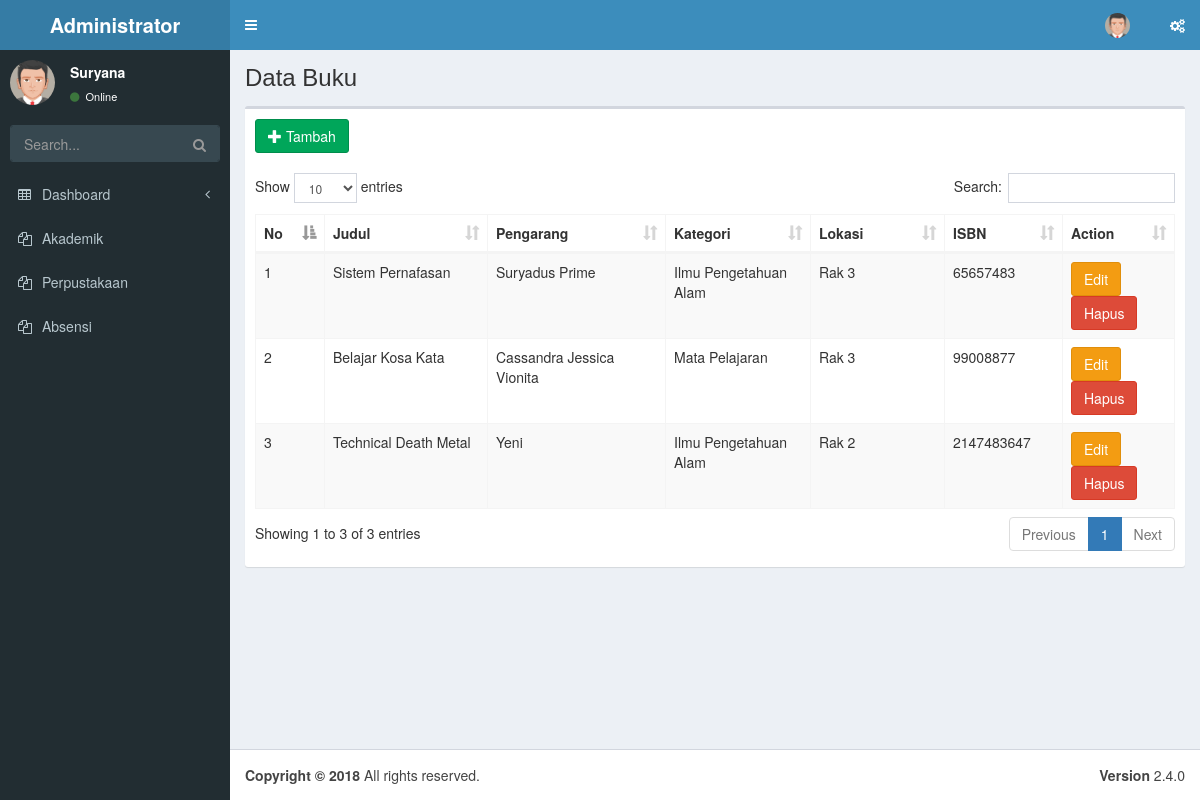
The page /index.php/perpustakaan/buku on the database its author committed.
### tables this page shows
CREATE TABLE `buku` (
  `id_buku` int(10) NOT NULL AUTO_INCREMENT,
  `judul` varchar(100) DEFAULT NULL,
  `pengarang` varchar(100) DEFAULT NULL,
  `id_kategori` int(10) DEFAULT NULL,
  `id_lokasi` int(10) DEFAULT NULL,
  `isbn` int(10) DEFAULT NULL,
  PRIMARY KEY (`id_buku`),
  KEY `FK_buku_kategori` (`id_kategori`),
  KEY `FK_buku_lokasi` (`id_lokasi`),
  CONSTRAINT `FK_buku_kategori` FOREIGN KEY (`id_kategori`) REFERENCES `kategori` (`id_kategori`) ON UPDATE NO ACTION,
  CONSTRAINT `FK_buku_lokasi` FOREIGN KEY (`id_lokasi`) REFERENCES `lokasi` (`id_lokasi`) ON UPDATE NO ACTION
);

CREATE TABLE `kategori` (
  `id_kategori` int(50) NOT NULL AUTO_INCREMENT,
  `kategori` varchar(50) DEFAULT NULL,
  `buku` int(10) DEFAULT NULL,
  `berita` int(10) DEFAULT NULL,
  `ebook` int(10) DEFAULT NULL,
  PRIMARY KEY (`id_kategori`)
);

CREATE TABLE `lokasi` (
  `id_lokasi` int(10) NOT NULL AUTO_INCREMENT,
  `lokasi` varchar(10) DEFAULT NULL,
  PRIMARY KEY (`id_lokasi`)
);

### application/libraries/template.php (called while the page is built)
<?php
class Template{
    protected $_CI;
    function __construct(){
        $this->_CI=&get_instance();
    }
    function display($template,$data=null){
        $data['_content']=$this->_CI->load->view($template,$data,true);
        $data['_sidebar']=$this->_CI->load->view('template/sidebar',$data,true);
		$data['_footer']=$this->_CI->load->view('template/footer',$data,true);
        $this->_CI->load->view('template.php',$data);
    }
}

### application/controllers/perpustakaan/buku.php (called while the page is built, shortened)
<?php
class buku extends CI_Controller{
	public function index()
	{
		$data['buku'] = $this->buku_model->get_all_buku();
		$data['kategori'] = $this->buku_model->get_kategori();
		$data['lokasi'] = $this->buku_model->get_lokasi();
		$this->template->display('perpustakaan/buku_view', $data);
	}
}

### index.php (called while the page is built, shortened)
<?php
require_once BASEPATH.'core/CodeIgniter.php';

### application/models/perpustakaan/buku_model.php (called while the page is built, shortened)
<?php
class buku_model extends CI_Model{
	public function get_all_buku()
	{
		$this->db->from('buku');
		$this->db->join('kategori', 'kategori.id_kategori = buku.id_kategori', 'left');
		$this->db->join('lokasi', 'lokasi.id_lokasi = buku.id_lokasi', 'left');
		$query = $this->db->get();
		return $query->result();
	}
	public function get_kategori()
	{
		$this->db->from('kategori');
		$query = $this->db->get();
		return $query->result();
	}
	public function get_lokasi()
	{
		$this->db->from('lokasi');
		$query = $this->db->get();
		return $query->result();
	}
}

### application/views/perpustakaan/buku_view.php (the view, shortened to what this page needs)
<section class="content-header">
      		<h1>Data Buku</h1>
    	</section>
    	<section class="content">
      		<div class="row">
        		<div class="col-xs-12">
          			<div class="box">
            			<div class="box-body">
						<div class="table-responsive">
              				<button class="btn btn-success" onClick="tambah_buku()"><i class="glyphicon glyphicon-plus"></i> Tambah</button>
    						<br />
    						<br />
    						<table id="table_id" class="table table-striped table-bordered" cellspacing="0" width="100%">
      							<thead>
        							<tr>
          								<th width="53">No</th>
          								<th width="279">Judul</th>
          								<th width="276">Pengarang</th>
          								<th width="198">Kategori</th>
										<th width="198">Lokasi</th>
          								<th width="127">ISBN</th>
          								<th width="145" style="width:125px;">Action</th>
       								</tr>
      							</thead>
      							<tbody>
      							<?php
								$no = 1;
      							foreach($buku as $bukus) {
      							?>
             						<tr>
                						<td><?php echo $no++ ?></td>
                						<td><?php echo $bukus->judul; ?></td>
                						<td><?php echo $bukus->pengarang; ?></td>
                						<td><?php echo $bukus->kategori; ?></td>
										<td><?php echo $bukus->lokasi; ?></td>
                						<td><?php echo $bukus->isbn; ?></td>
                						<td><button class="btn btn-warning" onClick="edit_buku(<?php echo $bukus->id_buku; ?>)">Edit</button>&nbsp;<button class="btn btn-danger" onClick="hapus_buku(<?php echo $bukus->id_buku; ?>)">Hapus</button></td>
              						</tr>
          						<?php } ?>
      							</tbody>
    						</table>
            			</div>
						</div>
					</div>
				</div>
			</div>
		</section>

### application/views/template/sidebar.php (shortened to what this page needs)
<section class="sidebar">
      <div class="user-panel">
            <div class="pull-left image">
                <img src="<?php echo base_url('assets/dist/img/avatar5.png'); ?>" class="img-circle" alt="User Image">
            </div>
            <div class="pull-left info">
                <p>Suryana</p>
                <a href="#"><i class="fa fa-circle text-success"></i> Online</a>
            </div>
          </div>
      <form action="#" method="get" class="sidebar-form">
            <div class="input-group">
                <input type="text" name="q" class="form-control" placeholder="Search...">
                    <span class="input-group-btn">
                      <button type="submit" name="search" id="search-btn" class="btn btn-flat"><i class="fa fa-search"></i></button>
                    </span>
            </div>
          </form>
      <ul class="sidebar-menu" data-widget="tree">
        <li class="treeview">
          <a href="#">
            <i class="fa fa-table"></i> <span>Dashboard</span>
              <span class="pull-right-container">
                <i class="fa fa-angle-left pull-right"></i>
              </span>
          </a>
        </li>
        <li class="treeview">
          <a href="#">
            <i class="fa fa-files-o"></i>
            <span>Akademik</span>
          </a>
        </li>
        <li class="treeview">
          <a href="#">
            <i class="fa fa-files-o"></i>
            <span>Perpustakaan</span>
          </a>
        </li>
		<li class="treeview">
          <a href="#">
            <i class="fa fa-files-o"></i>
            <span>Absensi</span>
          </a>
        </li>
      </ul>
    </section>

### application/views/template/footer.php
<div class="pull-right hidden-xs">
      		<b>Version</b> 2.4.0
    	</div>
    	<strong>Copyright &copy; 2018</strong> All rights reserved.

### application/views/template.php (shortened to what this page needs)
<!DOCTYPE html>
<html>
    <head>
    <link rel="stylesheet" href="https://cdnjs.cloudflare.com/ajax/libs/font-awesome/4.5.0/css/font-awesome.min.css">
    <link rel="stylesheet" href="https://cdnjs.cloudflare.com/ajax/libs/ionicons/2.0.1/css/ionicons.min.css">
    <link rel="stylesheet" href="<?php echo base_url('assets/bootstrap/css/bootstrap.min.css'); ?>">
    <link rel="stylesheet" href="<?php echo base_url('assets/dist/css/AdminLTE.min.css'); ?>">
    <link rel="stylesheet" href="<?php echo base_url('assets/datatables/dataTables.bootstrap.css'); ?>">
    <link rel="stylesheet" href="<?php echo base_url('assets/dist/css/skins/_all-skins.min.css'); ?>">
	<link rel="stylesheet" href="<?php echo base_url('assets/select2/select2.min.css'); ?>">
	<link rel="stylesheet" href="<?php echo base_url('assets/bootstrap-datepicker/css/bootstrap-datepicker3.min.css'); ?>">
  	</head>
    <body class="hold-transition skin-blue sidebar-mini">
	<div class="wrapper">
  		<header class="main-header">
    		<a href="<?php echo base_url('dashboard'); ?>" class="logo">
      <span class="logo-lg"><b>Administrator</b></span>
    </a>
    <nav class="navbar navbar-static-top">
      <a href="#" class="sidebar-toggle" data-toggle="push-menu" role="button">
      </a>
      <div class="navbar-custom-menu">
        <ul class="nav navbar-nav">
          <li class="dropdown user user-menu">
            <a href="#" class="dropdown-toggle" data-toggle="dropdown">
              <img src="<?php echo base_url('assets/dist/img/avatar5.png'); ?>" class="user-image" alt="User Image">
            </a>
          </li>
          <li>
            <a href="#" data-toggle="control-sidebar"><i class="fa fa-gears"></i></a>
          </li>
        </ul>
      </div>
    </nav>
      </header>
  	<aside class="main-sidebar">
		  <?php echo $_sidebar; ?>
	</aside>
  	<div class="content-wrapper">
		<?php echo $_content; ?>
	</div>
	<footer class="main-footer">
    	<?php echo $_footer; ?>
  	</footer>
</div>
  </body>
</html>

### rows shown on the page
buku: judul "Sistem Pernafasan", pengarang "Suryadus Prime", id_kategori.kategori "Ilmu Pengetahuan Alam", id_lokasi.lokasi "Rak 3", isbn "65657483"
buku: judul "Belajar Kosa Kata", pengarang "Cassandra Jessica Vionita", id_kategori.kategori "Mata Pelajaran", id_lokasi.lokasi "Rak 3", isbn "99008877"
buku: judul "Technical Death Metal", pengarang "Yeni", id_kategori.kategori "Ilmu Pengetahuan Alam", id_lokasi.lokasi "Rak 2", isbn "2147483647"
